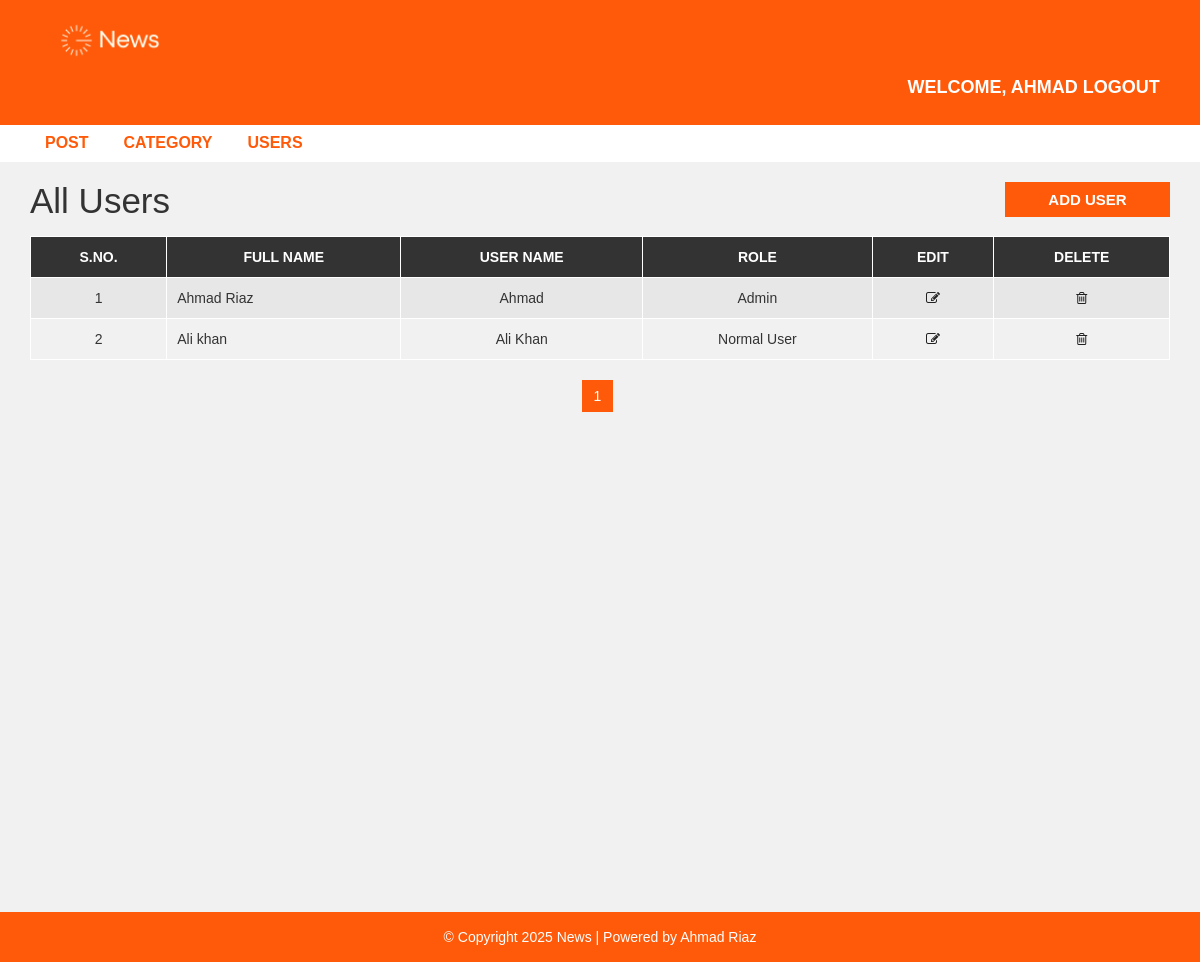
The page /news/admin/users.php (signed in) on the database its author committed.
### tables this page shows
CREATE TABLE `user` (
  `user_id` int(10) UNSIGNED NOT NULL,
  `first_name` varchar(30) NOT NULL,
  `last_name` varchar(30) NOT NULL,
  `username` varchar(30) DEFAULT NULL,
  `password` varchar(40) DEFAULT NULL,
  `role` int(11) NOT NULL
);

### news/admin/users.php (the view, shortened to what this page needs)
<?php include "header.php"; ?>
<?php include "config.php"; ?>
<div id="admin-content">
    <div class="container">
        <div class="row">
            <div class="col-md-10">
                <h1 class="admin-heading">All Users</h1>
            </div>
            <div class="col-md-2">
                <a class="add-new" href="add-user.php">add user</a>
            </div>
            <div class="col-md-12">
                <table class="content-table">
                    <thead>
                        <th>S.No.</th>
                        <th>Full Name</th>
                        <th>User Name</th>
                        <th>Role</th>
                        <th>Edit</th>
                        <th>Delete</th>
                    </thead>
                    <tbody>
                        <?php
                          $limit = 3;
                          if(isset($_GET['page'])){
                            $page = $_GET['page'];
                          }
                          else{
                            $page = 1;
                          }
                          $offset = ($page - 1) * $limit;
                          $read_query = "SELECT * FROM user LIMIT {$limit} OFFSET {$offset}";
                         $read_result = mysqli_query($conn, $read_query);
                         $count = mysqli_num_rows($read_result);
                         if($count > 0){
                            while($row=mysqli_fetch_assoc($read_result)){
                        ?>
                        <tr>
                            <td class='id'><?php echo $row['user_id']; ?></td>
                            <td><?php echo $row['first_name']. ' ' . $row['last_name']; ?></td>
                            <td><?php echo $row['username']; ?></td>
                            <td><?php echo $row['role'] != 0 ? "Admin" : "Normal User"; ?></td>
                            <td class='edit'><a href='update-user.php?id=<?php echo $row['user_id'];?>'><i class='fa fa-edit'></i></a></td>
                            <td class='delete'><a href='delete-user.php?id=<?php echo $row['user_id'];?>'><i class='fa fa-trash-o'></i></a></td>
                        </tr>
                        <?php
                         }
                      ?>
                    </tbody>
                </table>
                <?php
                  }
                  $sqli2 = "SELECT * FROM user";
                  $result2 = mysqli_query($conn, $sqli2);
                  if(mysqli_num_rows($result2) > 0){
                    $total = mysqli_num_rows($result2);
                    $pages = ceil($total/$limit);
                    echo "<ul class='pagination admin-pagination'>";
                    for($i = 1; $i<=$pages; $i++){
                        if($i == $page){
                            $active = "active";
                        }
                        else{
                            $active = "";
                        }
                       echo "<li class='".$active."'><a href='?page=$i'>$i</a></li>";
                    }
                    echo "</ul>";
                  }
                  ?>
            </div>
        </div>
    </div>
</div>
<?php include "footer.php"; ?>

### news/css/style.css (style rules this page uses)
body { background: #f1f1f1; font-family: sans-serif,arial,Helvetica; }
a, a:hover, a:focus { text-decoration: none; outline: none; }
ul { margin:0; padding:0; list-style:none; }
#admin-content { padding: 20px 0; min-height: 750px; }
#admin-content .admin-heading { font-size: 35px; margin: 0 0 15px; }
#admin-content .add-new { color: #fff; background-color: #FF5A09; font-size: 15px; font-weight: 600; text-align: center; text-transform: uppercase; padding: 7px 10px; display: block; transition: all 0.3s; }
#admin-content .content-table { border: 1px solid #000; width: 100%; margin: 0 0 20px; }
#admin-content .content-table thead { color: #fff; background-color: #333; }
#admin-content .content-table th { padding: 10px; border: 1px solid #fff; font-weight: 600; text-align: center; text-transform: uppercase; }
#admin-content .content-table tbody { color: #333; }
#admin-content .content-table tbody tr { background-color: #e7e7e7; }
#admin-content .content-table tbody tr:nth-child(even) { background-color: transparent; }
#admin-content .content-table tbody td { padding: 10px; border: 1px solid #fff; text-align: center; }
#admin-content .content-table tbody td:nth-child(2) { text-align: left; }
#admin-content .admin-pagination { margin: 0; }
#admin-content .admin-pagination li a { display: block; }
.id, .edit, .delete { text-align:center; }
.pagination { display: block; text-align: center; margin: 0; }
.pagination li { display:inline-block; margin: 0 5px 0 0; }
.pagination li a { border: none; background: #FF5A09; color: #fff; }
i.fa { color:#222; }
.pagination li.active { background-color: #FF5A09 !important; }
.pagination li.active a { background-color: #FF5A09 !important; }

### rows shown on the page
user: user_id "1", first_name "Ahmad", last_name "Riaz", username "Ahmad", role "Admin"
user: user_id "2", first_name "Ali", last_name "khan", username "Ali Khan", role "Normal User"

### other values the page prints
$_SESSION['username'] "AHMAD"
